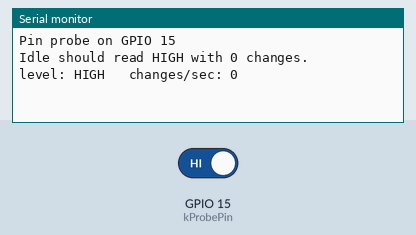
Recording of a sketch running on a simulated ESP32. On the bench: the last lines printed to the serial monitor. The test bench sets the inputs (shaded band); at power-on: GPIO 15 (kProbePin) HIGH.

Above: at 1.5 s.
1.6 s: GPIO 15 (kProbePin) driven LOW
At 2.9 s:
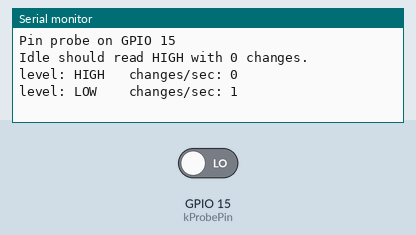
4.6 s: GPIO 15 (kProbePin) driven HIGH
At 6.1 s:
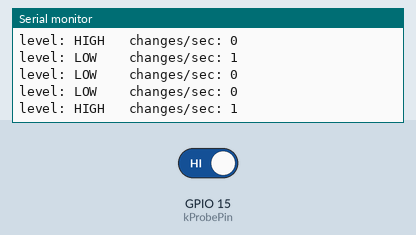

The sketch:

pin_probe.ino
```cpp
// Diagnostic only — no IR library involved.
//
// Reports, once per second, what GPIO15 is actually doing:
//   level        = is the pin sitting high or low right now
//   changes/sec  = how many times it flipped during that second
//
// A healthy, powered IR receiver sits HIGH and quiet when idle, and bursts
// into hundreds of changes while a remote is pointed at it.
//
// Reading guide:
//   HIGH,  0 idle  →  module powered and wired correctly. Press a remote:
//                     changes should jump into the hundreds. If it stays 0,
//                     the module isn't seeing infrared.
//   LOW,   0 always → no power reaching the module, or the signal wire is on
//                     the wrong pin / in a dead breadboard row.
//   noisy, random   → nothing is driving the pin at all; the signal wire is
//                     not actually connected to the module's Y pin.

#include <Arduino.h>

const int kProbePin = 15;

void setup() {
  Serial.begin(115200);
  delay(300);
  pinMode(kProbePin, INPUT);
  Serial.printf("\n\nPin probe on GPIO %d\n", kProbePin);
  Serial.println("Idle should read HIGH with 0 changes.\n");
}

void loop() {
  const unsigned long start = millis();
  int last = digitalRead(kProbePin);
  long changes = 0, highSamples = 0, samples = 0;

  while (millis() - start < 1000) {
    const int v = digitalRead(kProbePin);
    if (v != last) {
      changes++;
      last = v;
    }
    highSamples += v;
    samples++;
  }

  Serial.printf("level: %-4s   changes/sec: %ld\n",
                (highSamples * 2 > samples) ? "HIGH" : "LOW", changes);
}
```

Measured:
- after the input at 1.6 s, the serial monitor: prints a new line after 0.70 s (image 1)
- after the input at 4.6 s, the serial monitor: prints a new line after 0.70 s (image 2)
